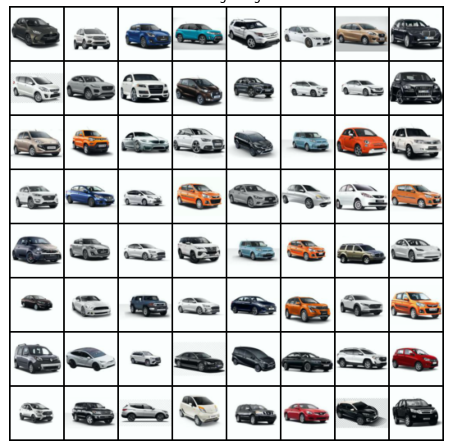
#> input picture S6-Generative_Adversarial_Networks/asset/dataset.PNG, 450 x 447 px, given as the content of the folder data/cars_dataset, which was not available
$ jupyter execute --allow-errors Preprocessing.ipynb   (text cells are left out)
#> lines starting #> are read from the running program, lines starting #| are printed output that depends on the picture; pictures that were not available may be replaced by others from this repository, and a replacement may not be noted
[cell 1]
from google.colab import drive
drive.mount('/content/drive')

[cell 2]
import os
from PIL import Image
import numpy as np
import shutil

[cell 3]
shutil.copytree('/content/drive/My Drive/E4P2/cars_dataset', 'data/cars_dataset')

[cell 4]
data_path = 'data/cars_dataset'

[cell 5]
for folder in os.listdir(data_path):
  print(folder, len(os.listdir(data_path+'/'+folder)))

[cell 6]
# list images that do not have 3 channels
folders = os.listdir(data_path)

for folder in folders:
  folder_path = os.path.join(data_path,folder)
  print(folder)
  for File in os.listdir(folder_path):
    file_path = os.path.join(folder_path,File)
    img_arr = np.asarray(Image.open(file_path))
#> img_arr is the input picture: shape (447, 450, 4); mean R, G, B, A 194.4, 195.9, 195.8, 255
    if len(img_arr.shape)<3 or img_arr.shape[-1]!=3:
      print(File,img_arr.shape)
#| dataset.PNG (447, 450, 4)

[cell 7]
# get images width and height to perform some statistics
img_width = []
img_height = []

folders = os.listdir(data_path)

for folder in folders:
  folder_path = os.path.join(data_path,folder)
  print(folder)
  for File in os.listdir(folder_path):
    file_path = os.path.join(folder_path,File)
    img_shape = np.asarray(Image.open(file_path)).shape
#> img_shape = (447, 450, 4)
    img_height.append(img_shape[0])
    img_width.append(img_shape[1])

[cell 8]
print('Height: min',min(img_height),'max',max(img_height))
#| Height: min 447 max 447
print('Width: min',min(img_width),'max',max(img_width))
#| Width: min 450 max 450

[cell 9]
import matplotlib.pyplot as plt
plt.plot(img_width,img_height,'.')
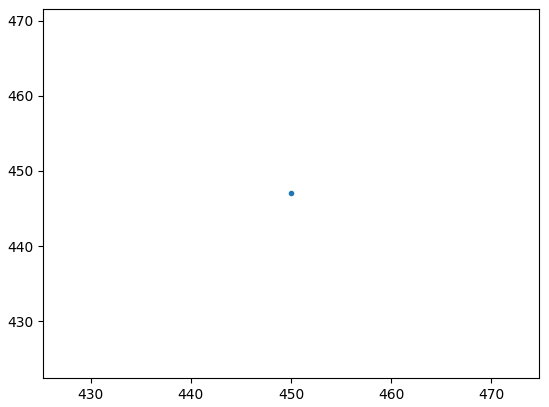
#> figure drawn by matplotlib, 1 panel

[cell 10]
plt.plot(img_width,img_height,'.')
plt.xlim(0, 400)
plt.ylim(0, 400)
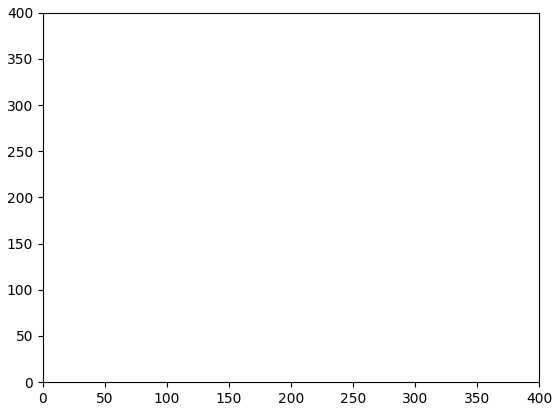
#> figure drawn by matplotlib, 1 panel

[cell 11]
os.mkdir('cars_dataset')

[cell 12]
def toSquare_img(img):
    # img = Image.open(img_path)

    h,w = img.size[0],img.size[1]
#> h = 450; w = 447
    max_len = max(h,w)
#> max_len = 450
    if h == w:
        return img

    elif h>w:
        diff = int(abs(h-w)/2)
#> diff = 1
        white = 255 * np.ones((max_len,max_len,3), np.uint8)
        white_img = Image.fromarray(white,mode='RGB')
#> white_img: PIL image 450x450 RGB; every value is 255

        white_img.paste(img,(0,diff))
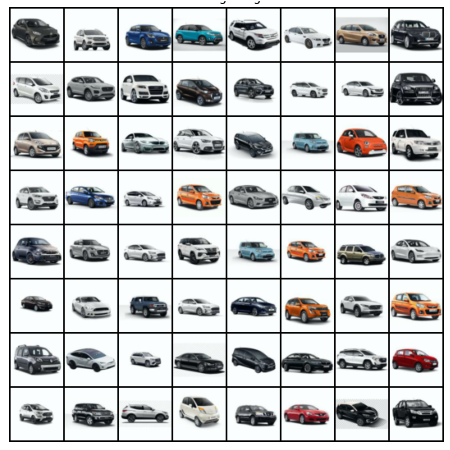
#> white_img: PIL image 450x450 RGB; mean R, G, B 194.8, 196.3, 196.2
        return white_img
    elif w>h:
        diff = int(abs(h-w)/2)
        white = 255 * np.ones((max_len,max_len,3), np.uint8)
        white_img = Image.fromarray(white,mode='RGB')

        white_img.paste(img,(diff,0))

        return white_img

[cell 13]
folders = os.listdir(data_path)
num=1
dataset_path = '/content/cars_dataset'
for folder in folders:
  folder_path = os.path.join(data_path,folder)
  print(folder)
  for File in os.listdir(folder_path):
    file_path = os.path.join(folder_path,File)
    img = Image.open(file_path)
    img_arr = np.asarray(img)
    save_path = f'{dataset_path}/car_{num}.jpg'

    if len(img_arr.shape)<3 or img_arr.shape[-1]!=3:
      img = img.convert('RGB')
      sqimg = toSquare_img(img)
      sqimg.save(save_path)
    else:
      sqimg = toSquare_img(img)
      sqimg.save(save_path)
    num+=1

[cell 14]
dataset_path = '/content/cars_dataset'
files = os.listdir(dataset_path)
print('No. of files', len(files))

[cell 15]
files = os.listdir('/content/data/cars_dataset/Garima')[:1]
car = Image.open('/content/data/cars_dataset/Garima/'+files[0])
print(car.size)
#| (450, 447)
car

[cell 16]
sqcar = Image.open('/content/cars_dataset/car_1.jpg')
print(sqcar.size)
#| (450, 450)
sqcar

$ run again, on S6-Generative_Adversarial_Networks/asset/gen_arch.PNG
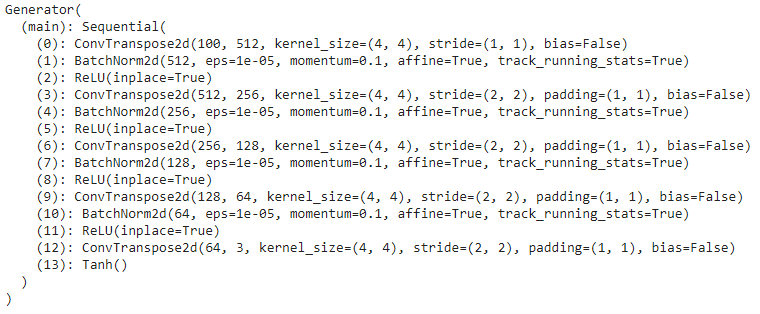
#> input picture S6-Generative_Adversarial_Networks/asset/gen_arch.PNG, 760 x 314 px, given as the content of the folder data/cars_dataset, which was not available
#> img_arr is the input picture: shape (314, 760, 4); mean R, G, B, A 242, 242, 242, 255
#| gen_arch.PNG (314, 760, 4)
#> img_shape = (314, 760, 4)
#| Height: min 314 max 314
#| Width: min 760 max 760
#> `[cell 9] import matplotlib.pyplot as plt plt.plot(img_width,img_height..`:
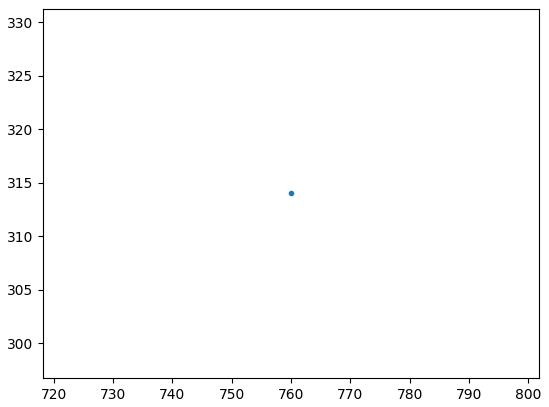
#> figure drawn by matplotlib, 1 panel
#> in toSquare_img, `white_img.paste(img,(0,diff))`:
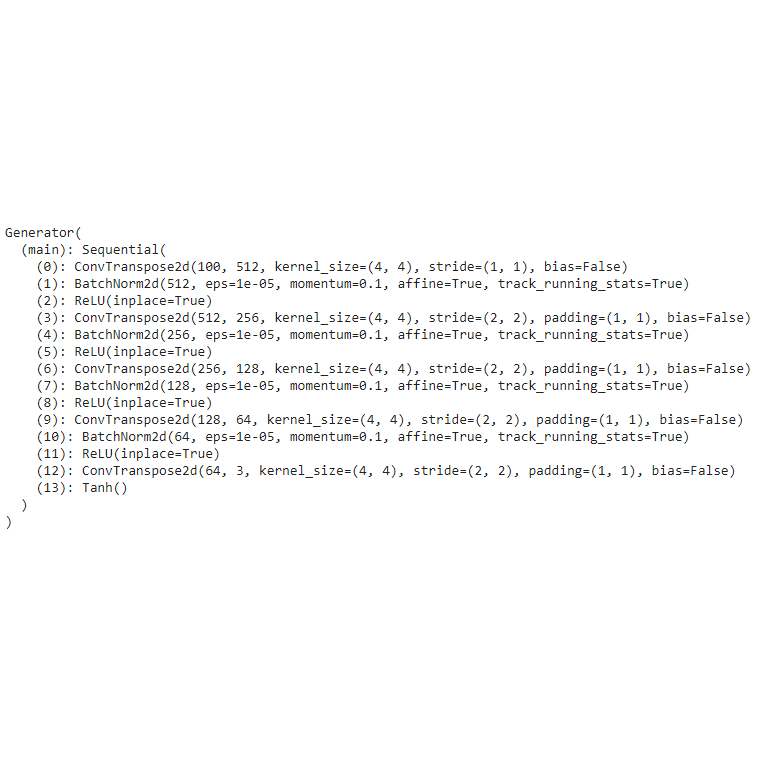
#> white_img: PIL image 760x760 RGB; mean R, G, B 249.6, 249.6, 249.6
#| (760, 314)
#| (760, 760)

$ run again, on S6-Generative_Adversarial_Networks/asset/real_vs_fake.PNG
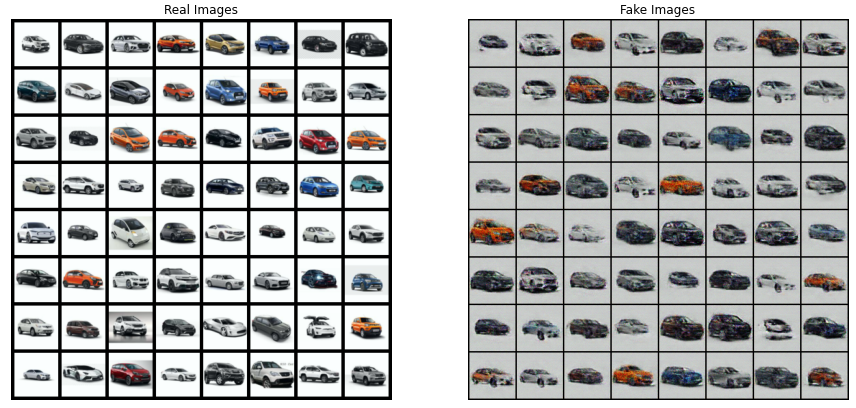
#> input picture S6-Generative_Adversarial_Networks/asset/real_vs_fake.PNG, 856 x 408 px, given as the content of the folder data/cars_dataset, which was not available
#> img_arr is the input picture: shape (408, 856, 4); mean R, G, B, A 177.2, 178.3, 178, 255
#| real_vs_fake.PNG (408, 856, 4)
#> img_shape = (408, 856, 4)
#| Height: min 408 max 408
#| Width: min 856 max 856
#> `[cell 9] import matplotlib.pyplot as plt plt.plot(img_width,img_height..`:
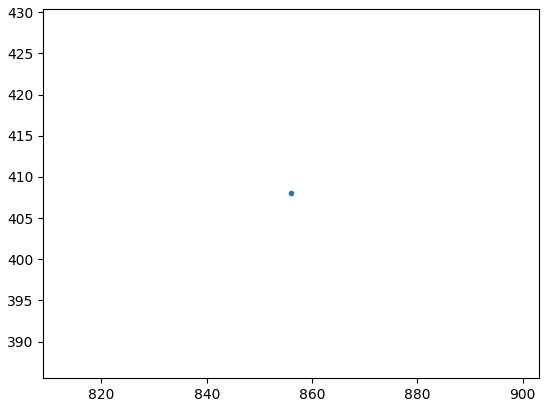
#> figure drawn by matplotlib, 1 panel
#> in toSquare_img, `white_img.paste(img,(0,diff))`:
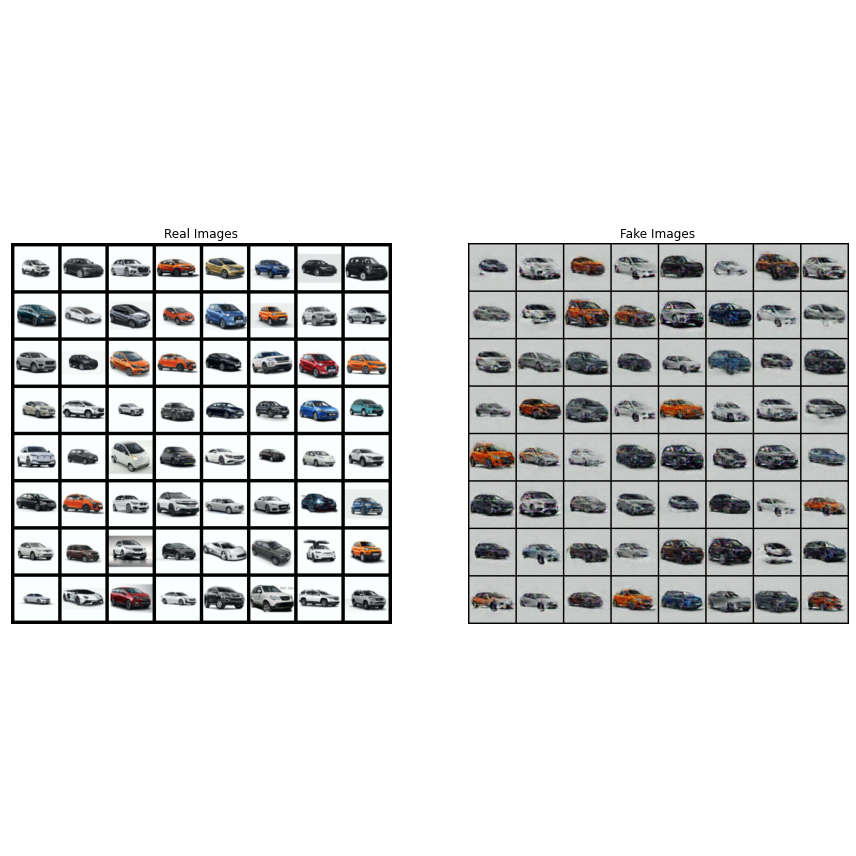
#> white_img: PIL image 856x856 RGB; mean R, G, B 217.9, 218.4, 218.3
#| (856, 408)
#| (856, 856)
